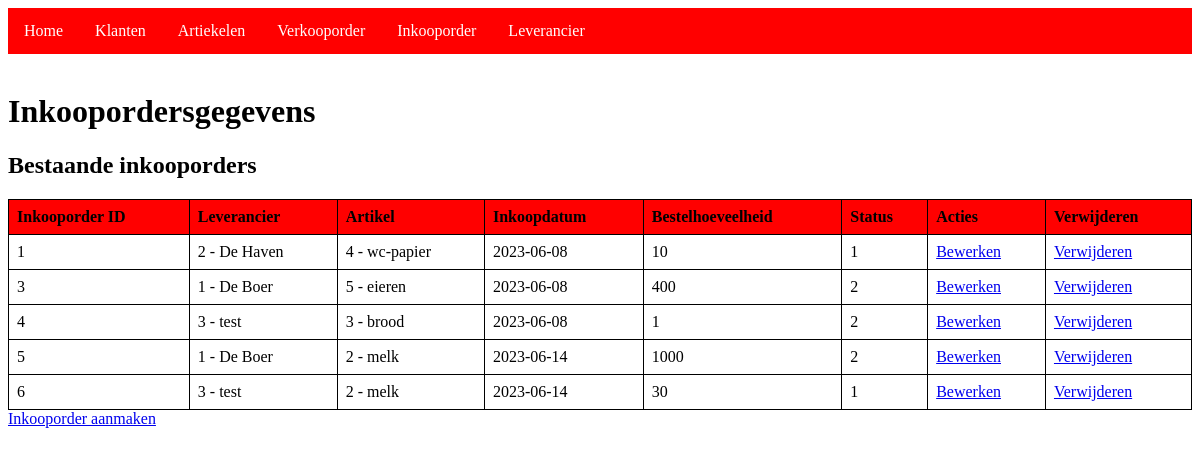
Screenshot of /inkooporders_inzien.php with the database file from the repository.
### tables this page shows
CREATE TABLE `inkooporder` (
  `inkId` int NOT NULL,
  `levId` int DEFAULT NULL,
  `artId` int DEFAULT NULL,
  `inkOrdDatum` date DEFAULT NULL,
  `inkOrdBestAantal` int DEFAULT NULL,
  `inkOrdStatus` varchar(50) DEFAULT NULL
);

CREATE TABLE `leveranciers` (
  `levId` int NOT NULL,
  `levNaam` varchar(15) NOT NULL,
  `levContact` varchar(20) DEFAULT NULL,
  `levEmail` varchar(30) NOT NULL,
  `levAdres` varchar(30) DEFAULT NULL,
  `levPostcode` varchar(6) DEFAULT NULL,
  `levWoonplaats` varchar(25) DEFAULT NULL
);

CREATE TABLE `artikelen` (
  `artId` int NOT NULL,
  `artOmschrijving` varchar(12) NOT NULL,
  `artInkoop` decimal(3,2) DEFAULT NULL,
  `artVerkoop` decimal(3,2) DEFAULT NULL,
  `artVoorraad` int NOT NULL,
  `artMinVoorraad` int NOT NULL,
  `artMaxVoorraad` int NOT NULL,
  `levId` int DEFAULT NULL
);

### inkooporders_inzien.php (the view, shortened to what this page needs)
<?php
include 'navbar.php';
$database = new Database();
$conn = $database->getConnection();
$query = "SELECT inkooporder.inkId, inkooporder.levId, leveranciers.levNaam, inkooporder.artId, artikelen.artOmschrijving, inkooporder.inkOrdDatum, inkooporder.inkOrdBestAantal, inkooporder.inkOrdStatus
          FROM inkooporder
          INNER JOIN leveranciers ON inkooporder.levId = leveranciers.levId
          INNER JOIN artikelen ON inkooporder.artId = artikelen.artId
          ORDER BY inkooporder.inkId";
$stmt = $conn->prepare($query);
$stmt->execute();
$inkooporders = $stmt->fetchAll(PDO::FETCH_ASSOC);
if (!empty($inkooporders)) {
    echo "<h1>Inkoopordersgegevens</h1>
    <h2>Bestaande inkooporders</h2>";
    echo "<table>";
    echo "<tr><th>Inkooporder ID</th><th>Leverancier</th><th>Artikel</th><th>Inkoopdatum</th><th>Bestelhoeveelheid</th><th>Status</th><th>Acties</th><th>Verwijderen</th></tr>";
    foreach ($inkooporders as $inkooporder) {
        echo "<tr>";
        echo "<td>{$inkooporder['inkId']}</td>";
        echo "<td>{$inkooporder['levId']} - {$inkooporder['levNaam']}</td>";
        echo "<td>{$inkooporder['artId']} - {$inkooporder['artOmschrijving']}</td>";
        echo "<td>{$inkooporder['inkOrdDatum']}</td>";
        echo "<td>{$inkooporder['inkOrdBestAantal']}</td>";
        echo "<td>{$inkooporder['inkOrdStatus']}</td>";
        echo "<td><a href='edit_inkooporder.php?inkId={$inkooporder['inkId']}'>Bewerken</a></td>";
        echo "<td><a href='delete_inkooporder.php?inkId={$inkooporder['inkId']}' onclick='return confirm(\"Weet je zeker dat je deze inkooporder wilt verwijderen?\")'>Verwijderen</a></td>";
        echo "</tr>";
    }
    echo "</table>";
} else {
    echo "Geen inkooporders gevonden.";
}
?>
<a href="insert_inkooporder.php">Inkooporder aanmaken</a>
<link rel="stylesheet" href="styles.css">

### styles.css (style rules this page uses)
table { border-collapse: collapse; width: 100%; }
table th, table td { border: 1px solid black; padding: 8px; text-align: left; }
table th { background-color: #ff0000; }
th, td { border: 1px solid black; padding: 8px; text-align: left; }
th { background-color: #ff0000; }

### rows the page displays
inkooporder: inkId "1", levId "2", levId.levNaam "De Haven", artId "4", artId.artOmschrijving "wc-papier", inkOrdDatum "2023-06-08", inkOrdBestAantal "10", inkOrdStatus "1"
inkooporder: inkId "3", levId "1", levId.levNaam "De Boer", artId "5", artId.artOmschrijving "eieren", inkOrdDatum "2023-06-08", inkOrdBestAantal "400", inkOrdStatus "2"
inkooporder: inkId "4", levId "3", levId.levNaam "test", artId "3", artId.artOmschrijving "brood", inkOrdDatum "2023-06-08", inkOrdBestAantal "1", inkOrdStatus "2"
inkooporder: inkId "5", levId "1", levId.levNaam "De Boer", artId "2", artId.artOmschrijving "melk", inkOrdDatum "2023-06-14", inkOrdBestAantal "1000", inkOrdStatus "2"
inkooporder: inkId "6", levId "3", levId.levNaam "test", artId "2", artId.artOmschrijving "melk", inkOrdDatum "2023-06-14", inkOrdBestAantal "30", inkOrdStatus "1"
